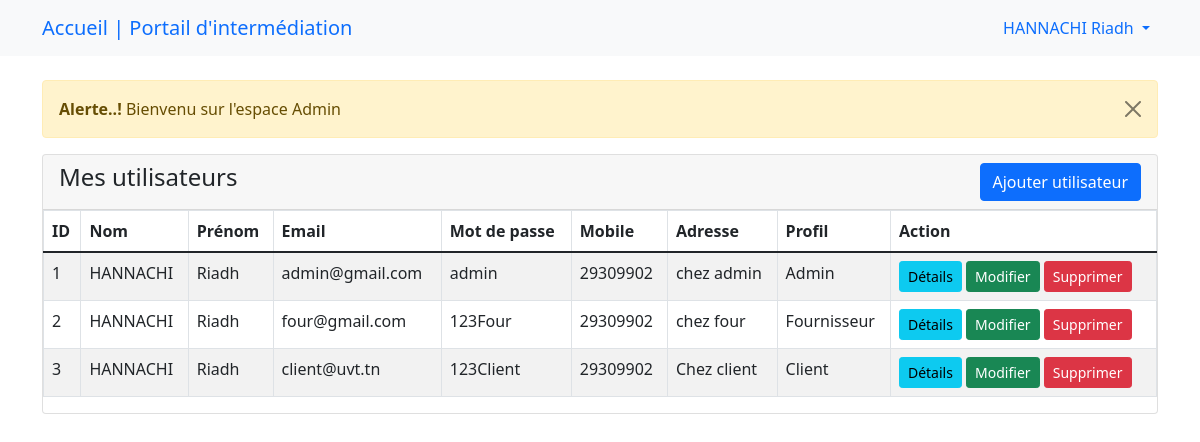
Page /app/espaceadmin.php (signed in) on the committed database.
### tables this page shows
CREATE TABLE `utilisateur` (
  `IdUser` int(10) NOT NULL,
  `mdpUser` varchar(20) NOT NULL,
  `nomUser` varchar(30) NOT NULL,
  `PrenomUser` varchar(30) NOT NULL,
  `MailUser` varchar(40) NOT NULL,
  `MobileUser` int(10) NOT NULL,
  `AdresseUser` text NOT NULL,
  `profileUser` varchar(15) NOT NULL,
  `dcreationUser` timestamp NOT NULL DEFAULT current_timestamp() ON UPDATE current_timestamp()
);

### app/espaceadmin.php (the view, shortened to what this page needs)
<?php
include('dbcon.php');
include('header.php');
include('navbar.php');
?>
<div class="container mt-4">
        <?php include('message.php'); ?>
        <div class="row">
            <div class="col-md-12">
                <div class="card">
                    <div class="card-header">
                        <h4>Mes utilisateurs
                            <a href="ajouterutilisateur.php" class="btn btn-primary float-end">Ajouter utilisateur</a>
                        </h4>
                    </div>
<table class="table table-bordered table-striped">
    <thead>
        <tr>
            <th>ID</th>
            <th>Nom</th>
            <th>Prénom </th>
            <th>Email </th>
            <th>Mot de passe</th>
            <th>Mobile </th>
            <th>Adresse</th>
            <th>Profil</th>
            <th>Action</th>
        </tr>
    </thead>
    <tbody>
        <?php
            $query = "SELECT * FROM utilisateur";
            $query_run = mysqli_query($con, $query);
            if(mysqli_num_rows($query_run) > 0)
            {
                foreach($query_run as $utilisateur)
                {
                    ?>
                    <tr>
                        <td><?= $utilisateur['IdUser']; ?></td>
                        <td><?= $utilisateur['nomUser']; ?></td>
                        <td><?= $utilisateur['PrenomUser']; ?></td>
                        <td><?= $utilisateur['MailUser']; ?></td>
                        <td><?= $utilisateur['mdpUser']; ?></td>
                        <td><?= $utilisateur['MobileUser']; ?></td>
                        <td><?= $utilisateur['AdresseUser']; ?></td>
                        <td><?= $utilisateur['profileUser']; ?></td>
                        <td>
                            <a href="infoutilisateur.php?id=<?= $utilisateur['IdUser']; ?>" class="btn btn-info btn-sm">Détails</a>
                            <a href="modifierutilisateur.php?id=<?= $utilisateur['IdUser']; ?>" class="btn btn-success btn-sm">Modifier</a>
                            <form action="code.php" method="POST" class="d-inline">
                                <button type="submit" name="supprimer_utilisateur" value="<?=$utilisateur['IdUser'];?>" class="btn btn-danger btn-sm">Supprimer</button>
                            </form>
                        </td>
                    </tr>
                    <?php
                }
            }
            else
            {
                echo "<h5> Pas d'enregistrement trouvé </h5>";
            }
        ?>
    </tbody>
</table>
</div>
</div>
</div>
</div>
<?php
include('footer.php');
?>

### rows in the picture
utilisateur: IdUser "1", nomUser "HANNACHI", PrenomUser "Riadh", MailUser "admin@gmail.com", mdpUser "admin", MobileUser "29309902", AdresseUser "chez admin", profileUser "Admin"
utilisateur: IdUser "2", nomUser "HANNACHI", PrenomUser "Riadh", MailUser "four@gmail.com", mdpUser "123Four", MobileUser "29309902", AdresseUser "chez four", profileUser "Fournisseur"
utilisateur: IdUser "3", nomUser "HANNACHI", PrenomUser "Riadh", MailUser "client@uvt.tn", mdpUser "123Client", MobileUser "29309902", AdresseUser "Chez client", profileUser "Client"

### other values in the picture
$_SESSION['auth_user']['user_nom'] "HANNACHI Riadh"
$_SESSION['message'] "Bienvenu sur l'espace Admin"
